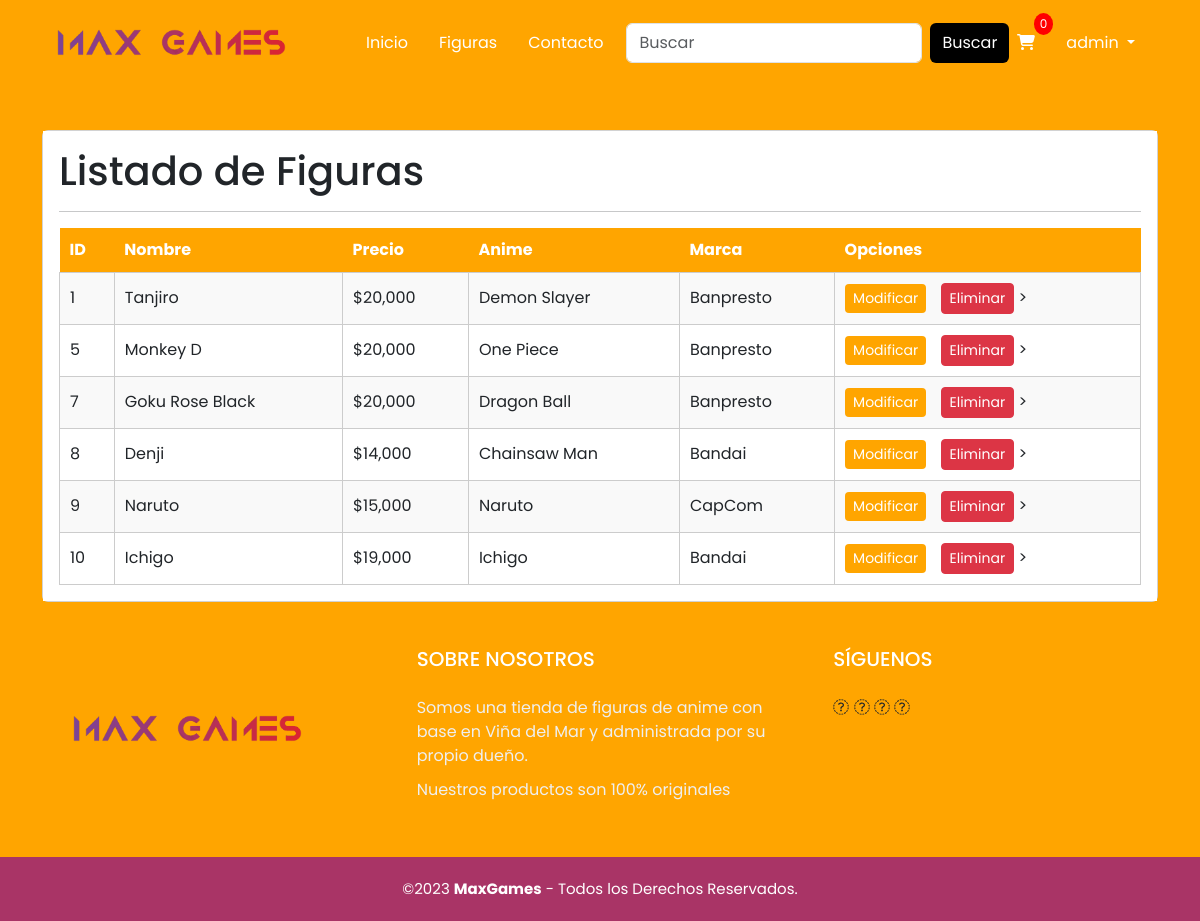
Page /figura/listar_figuras (signed in) on the earlier database version.
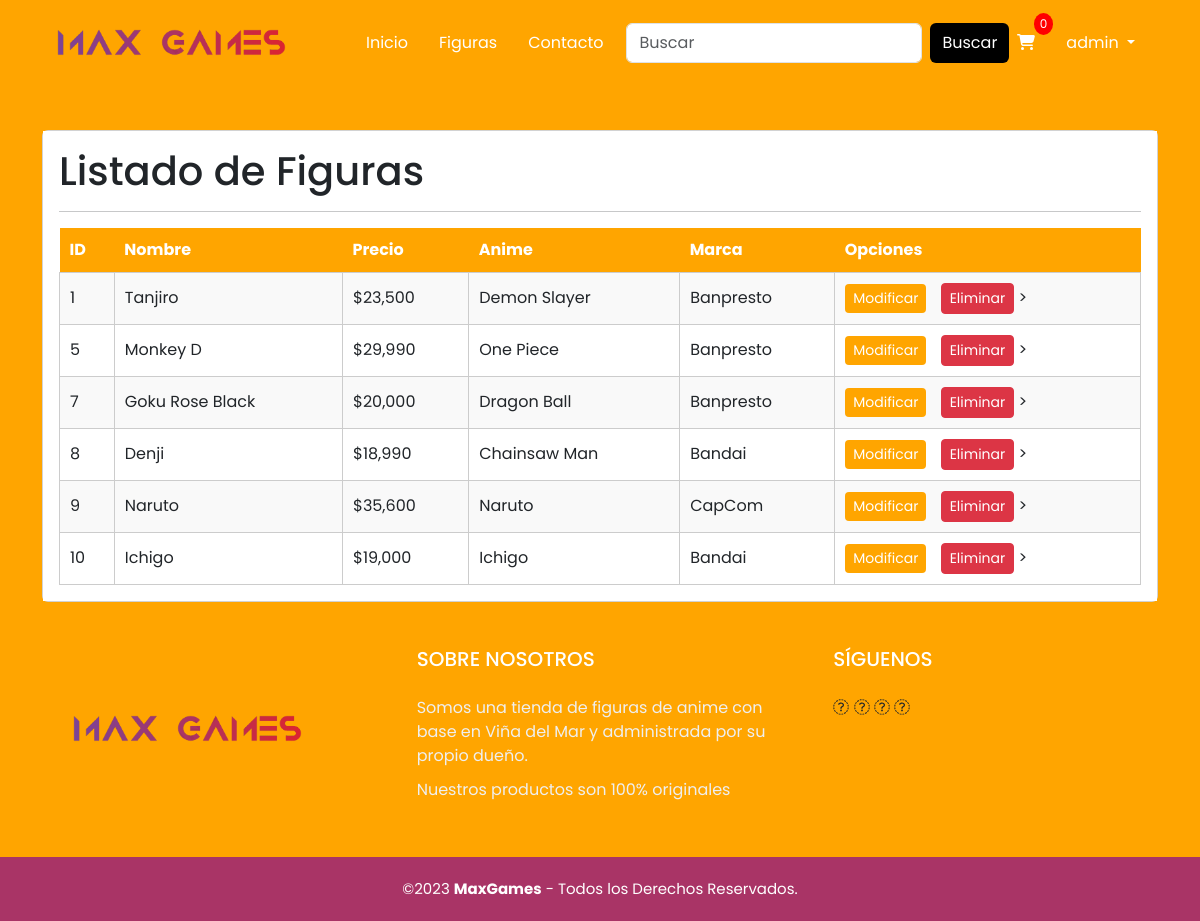
Same page on the later database version.
### figura/models.py (models this page shows, shortened)
class Figuras(models.Model):
    imagenP = models.ImageField(upload_to="Posters", null=True)
    imagenF = models.ImageField(upload_to="Figuras", null=True)
    nombreF = models.CharField(max_length=50)
    slug    = AutoSlugField(populate_from='nombreF')
    precioF = models.IntegerField()
    anime   = models.CharField(max_length=100)
    tamano  = models.CharField(max_length=30)
    marca   = models.CharField(max_length=30)
    material = models.ForeignKey(Material, on_delete=models.PROTECT)
    categoria = models.ForeignKey(Categoria, on_delete=models.PROTECT)
    envio = models.CharField(max_length=15)
    activo = models.BooleanField()

### figura/views.py (the view)
# urls.py: path('listar_figuras',views.listar_figuras, name='listar_figuras'),
@permission_required('figura.view_figuras')
def listar_figuras(request):
    figuras= Figuras.objects.all()
    context={
        'figuras' : figuras
    }
    return render(request, 'figura/adm/listar.html',context )

### figura/templates/figura/adm/listar.html (shortened to what this page needs)
{% extends 'figura/base.html' %}
{% load static %}
{% block contenido %}
<!DOCTYPE html>
<html lang="en">
<head>
    <link href="https://cdn.jsdelivr.net/npm/bootstrap@5.3.0-alpha3/dist/css/bootstrap.min.css" rel="stylesheet"
>
    <link rel="stylesheet" href="{% static 'css/estilos.css'%}">
    <link rel="stylesheet" href="{% static 'css/estilosFigura.css'%}">
    <link rel="stylesheet" href="{% static 'css/estiloFormulario.css'%}">
</head>
<body>
    {% load humanize %}
            <br>
            <br>
            <div class="container">
                <div class="card">
                    <div class="card-body">
                        <h1>Listado de Figuras</h1>
                        <hr>
                        <div class="table-responsive">
                            <table class="table-custom">
                                <tr>
                                    <th class="orange-bg">ID</th>
                                    <th class="orange-bg">Nombre</th>
                                    <th class="orange-bg">Precio</th>
                                    <th class="orange-bg">Anime</th>
                                    <th class="orange-bg">Marca</th>
                                    <th class="orange-bg">Opciones</th>
                                </tr>
                                {% for f in figuras %}
                                <tr>
                                    <td>{{ f.id }}</td>
                                    <td>{{ f.nombreF | title }}</td>
                                    <td>${{ f.precioF | intcomma }}</td>
                                    <td>{{ f.anime | title }}</td>
                                    <td>{{ f.marca}}</td>
                                    <td>
                                        {% if perms.app.change_figuras%}
                                        <a href="{% url 'modificar_figuras' f.id %}" class="btn btn-primary btn-sm">Modificar</a>
                                        {% endif%}
                                        {% if perms.app.delete_figuras%}
                                        <a href="#" onclick="eliminarFigura({{f.id}})" class="btn btn-danger btn-sm">Eliminar</a>
                                        {% endif %}>
                                    </td>
                                </tr>
                                {% endfor %}
                            </table>
                        </div>
                    </div>
                </div>
            </div>
</body>
{% endblock %}

Differences in the rows shown:
changed Figuras "Tanjiro": precioF "20,000" → "23,500"
changed Figuras "Monkey D": precioF "20,000" → "29,990"
changed Figuras "Denji": precioF "14,000" → "18,990"
changed Figuras "Naruto": precioF "15,000" → "35,600"
